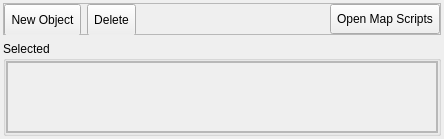
           <widget class="QFrame" name="frame_Objects">
            <property name="enabled">
             <bool>true</bool>
            </property>
            <property name="sizePolicy">
             <sizepolicy hsizetype="Preferred" vsizetype="Preferred">
              <horstretch>0</horstretch>
              <verstretch>0</verstretch>
             </sizepolicy>
            </property>
            <property name="minimumSize">
             <size>
              <width>444</width>
              <height>0</height>
             </size>
            </property>
            <layout class="QGridLayout" name="gridLayout_6">
             <property name="leftMargin">
              <number>3</number>
             </property>
             <property name="topMargin">
              <number>3</number>
             </property>
             <property name="rightMargin">
              <number>3</number>
             </property>
             <property name="bottomMargin">
              <number>3</number>
             </property>
             <item row="1" column="0">
              <widget class="QGroupBox" name="groupBox_selectedObjects">
               <property name="title">
                <string>Selected</string>
               </property>
               <layout class="QVBoxLayout" name="verticalLayout">
                <property name="spacing">
                 <number>6</number>
                </property>
                <property name="leftMargin">
                 <number>0</number>
                </property>
                <property name="topMargin">
                 <number>0</number>
                </property>
                <property name="rightMargin">
                 <number>0</number>
                </property>
                <property name="bottomMargin">
                 <number>0</number>
                </property>
                <item>
                 <widget class="QFrame" name="frame_5">
                  <property name="frameShape">
                   <enum>QFrame::StyledPanel</enum>
                  </property>
                  <property name="frameShadow">
                   <enum>QFrame::Raised</enum>
                  </property>
                  <layout class="QVBoxLayout" name="verticalLayout_2">
                   <property name="leftMargin">
                    <number>0</number>
                   </property>
                   <property name="topMargin">
                    <number>0</number>
                   </property>
                   <property name="rightMargin">
                    <number>0</number>
                   </property>
                   <property name="bottomMargin">
                    <number>0</number>
                   </property>
                   <item>
                    <widget class="QScrollArea" name="scrollArea_4">
                     <property name="sizePolicy">
                      <sizepolicy hsizetype="Preferred" vsizetype="Preferred">
                       <horstretch>0</horstretch>
                       <verstretch>0</verstretch>
                      </sizepolicy>
                     </property>
                     <property name="sizeAdjustPolicy">
                      <enum>QAbstractScrollArea::AdjustIgnored</enum>
                     </property>
                     <property name="widgetResizable">
                      <bool>true</bool>
                     </property>
                     <property name="alignment">
                      <set>Qt::AlignLeading|Qt::AlignLeft|Qt::AlignTop</set>
                     </property>
                     <widget class="QWidget" name="scrollAreaWidgetContents">
                      <property name="geometry">
                       <rect>
                        <x>0</x>
                        <y>0</y>
                        <width>428</width>
                        <height>586</height>
                       </rect>
                      </property>
                      <property name="sizePolicy">
                       <sizepolicy hsizetype="MinimumExpanding" vsizetype="MinimumExpanding">
                        <horstretch>0</horstretch>
                        <verstretch>0</verstretch>
                       </sizepolicy>
                      </property>
                     </widget>
                    </widget>
                   </item>
                  </layout>
                 </widget>
                </item>
               </layout>
              </widget>
             </item>
             <item row="0" column="0">
              <widget class="QFrame" name="frame_4">
               <property name="maximumSize">
                <size>
                 <width>16777215</width>
                 <height>32</height>
                </size>
               </property>
               <property name="frameShape">
                <enum>QFrame::StyledPanel</enum>
               </property>
               <property name="frameShadow">
                <enum>QFrame::Raised</enum>
               </property>
               <layout class="QHBoxLayout" name="horizontalLayout">
                <property name="leftMargin">
                 <number>0</number>
                </property>
                <property name="topMargin">
                 <number>0</number>
                </property>
                <property name="rightMargin">
                 <number>0</number>
                </property>
                <property name="bottomMargin">
                 <number>0</number>
                </property>
                <item>
                 <widget class="NewEventToolButton" name="newEventToolButton">
                  <property name="minimumSize">
                   <size>
                    <width>40</width>
                    <height>32</height>
                   </size>
                  </property>
                  <property name="toolTip">
                   <string>&lt;html&gt;&lt;head/&gt;&lt;body&gt;&lt;p&gt;Add a new event to the map.&lt;/p&gt;&lt;/body&gt;&lt;/html&gt;</string>
                  </property>
                  <property name="text">
                   <string>New Object</string>
                  </property>
                  <property name="icon">
                   <iconset resource="../resources/images.qrc">
                    <normaloff>:/icons/add.ico</normaloff>:/icons/add.ico</iconset>
                  </property>
                  <property name="toolButtonStyle">
                   <enum>Qt::ToolButtonTextBesideIcon</enum>
                  </property>
                 </widget>
                </item>
                <item>
                 <widget class="QToolButton" name="toolButton_deleteObject">
                  <property name="sizePolicy">
                   <sizepolicy hsizetype="Fixed" vsizetype="Fixed">
                    <horstretch>0</horstretch>
                    <verstretch>0</verstretch>
                   </sizepolicy>
                  </property>
                  <property name="minimumSize">
                   <size>
                    <width>40</width>
                    <height>32</height>
                   </size>
                  </property>
                  <property name="toolTip">
                   <string>&lt;html&gt;&lt;head/&gt;&lt;body&gt;&lt;p&gt;Delete the selected event from the map.&lt;/p&gt;&lt;/body&gt;&lt;/html&gt;</string>
                  </property>
                  <property name="text">
                   <string>Delete</string>
                  </property>
                  <property name="icon">
                   <iconset resource="../resources/images.qrc">
                    <normaloff>:/icons/delete.ico</normaloff>:/icons/delete.ico</iconset>
                  </property>
                  <property name="toolButtonStyle">
                   <enum>Qt::ToolButtonTextBesideIcon</enum>
                  </property>
                  <property name="autoRaise">
                   <bool>false</bool>
                  </property>
                 </widget>
                </item>
                <item>
                 <spacer name="horizontalSpacer_3">
                  <property name="orientation">
                   <enum>Qt::Horizontal</enum>
                  </property>
                  <property name="sizeHint" stdset="0">
                   <size>
                    <width>40</width>
                    <height>20</height>
                   </size>
                  </property>
                 </spacer>
                </item>
                <item>
                 <widget class="QToolButton" name="toolButton_Open_Scripts">
                  <property name="sizePolicy">
                   <sizepolicy hsizetype="Fixed" vsizetype="Preferred">
                    <horstretch>0</horstretch>
                    <verstretch>0</verstretch>
                   </sizepolicy>
                  </property>
                  <property name="text">
                   <string>Open Map Scripts</string>
                  </property>
                  <property name="autoRaise">
                   <bool>false</bool>
                  </property>
                 </widget>
                </item>
               </layout>
              </widget>
             </item>
            </layout>
           </widget>
